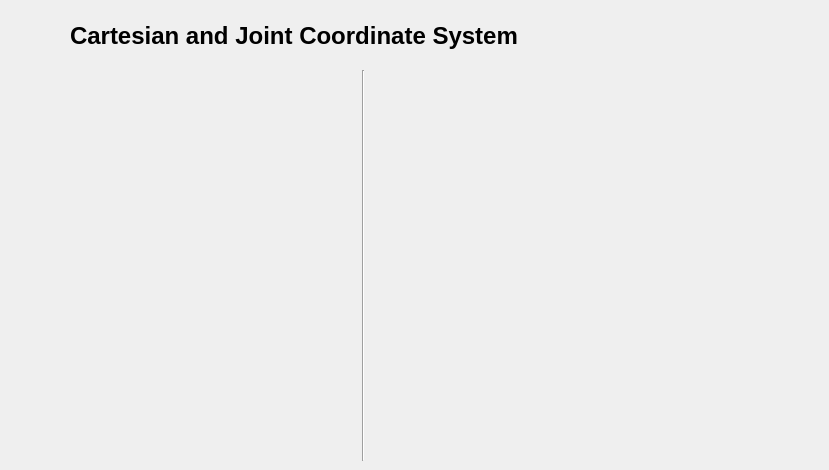
      <widget class="QWidget" name="InfoTab">
        <attribute name="title">
          <string>Info</string>
        </attribute>

        <!-- Add question mark logo at top left corner -->
        <widget class="QLabel" name="InfoIcon">
          <property name="geometry">
            <rect>
              <x>10</x>
              <y>10</y>
              <width>51</width>
              <height>51</height>
            </rect>
          </property>
          <property name="text">
            <string/>
          </property>
          <property name="pixmap">
            <pixmap>images/info.png</pixmap>
          </property>
          <property name="scaledContents">
            <bool>true</bool>
          </property>
        </widget>

        <!-- 
        Add Text next to question mark logo saying:
        "cartesian and joint coordinate system"
        -->
        <widget class="QLabel" name="InfoText">
          <property name="geometry">
            <rect>
              <x>70</x>
              <y>10</y>
              <width>750</width>
              <height>51</height>
            </rect>
          </property>
          <property name="font">
            <font>
              <pointsize>18</pointsize>
              <weight>75</weight>
              <bold>true</bold>
            </font>
          </property>
          <property name="text">
            <string>Cartesian and Joint Coordinate System</string>
          </property>
        </widget>

        <!-- Add vertical line to separate text and images -->
        <widget class="Line" name="InfoHLine">
          <property name="geometry">
            <rect>
              <x>353</x>
              <y>70</y>
              <width>20</width>
              <height>391</height>
            </rect>
          </property>
          <property name="orientation">
            <enum>Qt::Vertical</enum>
          </property>
        </widget>

        <!-- Cartesian coordinate system image -->
        <widget class="QLabel" name="CartesianSystemImage">
          <property name="geometry">
            <rect>
              <x>10</x>
              <y>110</y>
              <width>341</width>
              <height>291</height>
            </rect>
          </property>
          <property name="styleSheet">
            <string notr="true"/>
          </property>
          <property name="text">
            <string/>
          </property>
          <property name="pixmap">
            <pixmap>images/cartesian_system.png</pixmap>
          </property>
          <property name="scaledContents">
            <bool>true</bool>
          </property>
        </widget>

        <!-- Joint coordinate system image -->
        <widget class="QLabel" name="JointSystemImage">
          <property name="geometry">
            <rect>
              <x>380</x>
              <y>110</y>
              <width>341</width>
              <height>291</height>
            </rect>
          </property>
          <property name="text">
            <string/>
          </property>
          <property name="pixmap">
            <pixmap>images/dobot_joints_system.png</pixmap>
          </property>
          <property name="scaledContents">
            <bool>true</bool>
          </property>
        </widget>

      </widget>
